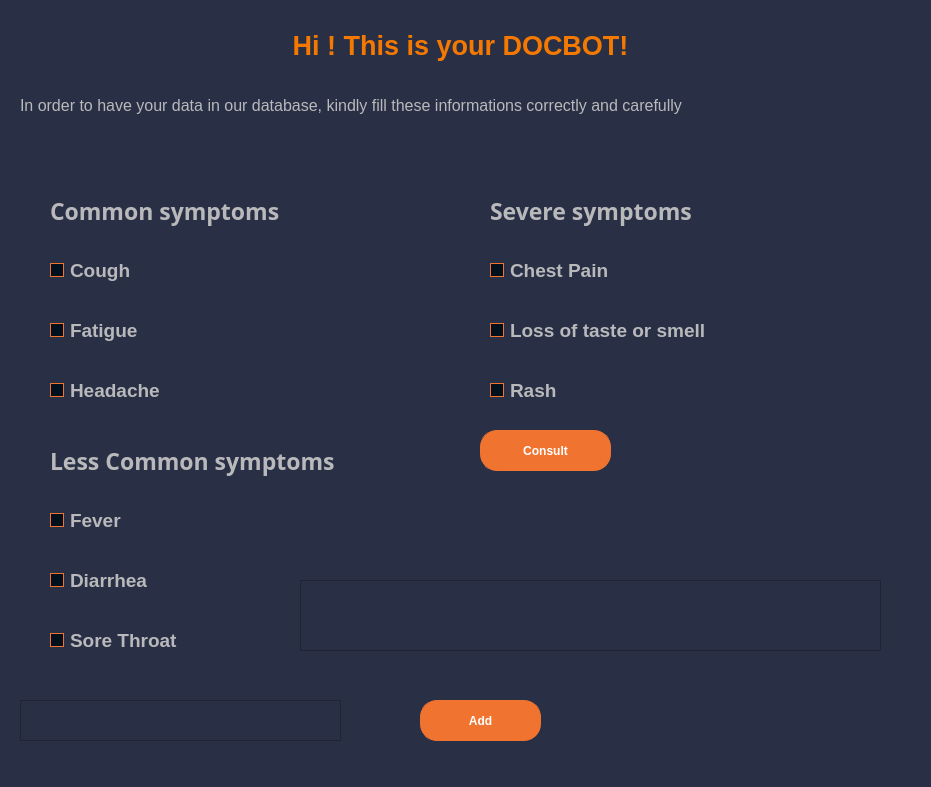
<?xml version="1.0" encoding="UTF-8"?>
<ui version="4.0">
 <class>MainWindow</class>
 <widget class="QMainWindow" name="MainWindow">
  <property name="geometry">
   <rect>
    <x>0</x>
    <y>0</y>
    <width>931</width>
    <height>787</height>
   </rect>
  </property>
  <property name="windowTitle">
   <string>MainWindow</string>
  </property>
  <property name="styleSheet">
   <string notr="true">/*Copyright (c) DevSec Studio. All rights reserved.

MIT License

Permission is hereby granted, free of charge, to any person obtaining a copy
of this software and associated documentation files (the &quot;Software&quot;), to deal
in the Software without restriction, including without limitation the rights
to use, copy, modify, merge, publish, distribute, sublicense, and/or sell
copies of the Software, and to permit persons to whom the Software is
furnished to do so, subject to the following conditions:

The above copyright notice and this permission notice shall be included in all
copies or substantial portions of the Software.

THE SOFTWARE IS PROVIDED *AS IS*, WITHOUT WARRANTY OF ANY KIND, EXPRESS OR
IMPLIED, INCLUDING BUT NOT LIMITED TO THE WARRANTIES OF MERCHANTABILITY,
FITNESS FOR A PARTICULAR PURPOSE AND NONINFRINGEMENT. IN NO EVENT SHALL THE
AUTHORS OR COPYRIGHT HOLDERS BE LIABLE FOR ANY CLAIM, DAMAGES OR OTHER
LIABILITY, WHETHER IN AN ACTION OF CONTRACT, TORT OR OTHERWISE, ARISING FROM,
OUT OF OR IN CONNECTION WITH THE SOFTWARE OR THE USE OR OTHER DEALINGS IN THE SOFTWARE.
*/

/*-----QWidget-----*/
QWidget
{
	background-color: #292f45;
	color: #000000;
	border-color: #000000;

}


/*-----QLabel-----*/
QLabel
{
	background-color: #292f45;
	color: #b9b9bb;
	border-color: #000000;

}


/*-----QPushButton-----*/
QPushButton
{
	background-color: #f0742f;
	color: #fff;
	font-weight: bold;
	border-style: solid;
	border-width: 1px;
	border-radius: 17px;
	border-color: #f0742f;
	padding: 10px;

}


QPushButton::hover
{
	background-color: #fc7c11;
	color: #fff;

}


QPushButton::pressed
{
	background-color: #ff6b35;
	color: #fff;

}


/*-----QToolButton-----*/
QToolButton
{
	background-color: #292f45;
	color: #000000;
	border-style: solid;
	border-color: #000000;

}


QToolButton::hover
{
	background-color: #fc7c11;
	color: #000000;
	padding: 2px;
	border-radius: 15px;
	border-color: #fc7c11;

}


QToolButton::pressed
{
	background-color: #fc7c11;
	color: #000000;
	border-style: solid;
	border-width: 2px;

}


/*-----QLineEdit-----*/
QLineEdit{
	background-color: #292f45;
	color: #b9b9bb;
	font-weight: bold;
	border-style: solid;
	border-width: 2px;
	border-top: 0px;
	border-left: 0px;
	border-right: 0px;
	border-color: #b9b9bb;
	padding: 10px;

}


/*-----QCheckBox-----*/
QCheckBox
{
	background-color: transparent;
	color: #b9b9bb;
	font-weight: bold;

}


QCheckBox::indicator
{
    color: #b1b1b1;
    background-color: #00111d;
    border: 1px solid #f0742f;
    width: 12px;
    height: 12px;

}


QCheckBox::indicator:checked
{
    image:url(&quot;./ressources/check.png&quot;); /*To replace*/
	background-color: #1f2b2b;
    border: 1px solid #f0742f;

}


QCheckBox::indicator:unchecked:hover
{
    border: 1px solid #f0742f;

}


QCheckBox::disabled
{
	color: #656565;

}


QCheckBox::indicator:disabled
{
	background-color: #656565;
	color: #656565;
    border: 1px solid #656565;

}</string>
  </property>
  <widget class="QWidget" name="centralwidget">
   <widget class="QLabel" name="welcome">
    <property name="geometry">
     <rect>
      <x>180</x>
      <y>10</y>
      <width>561</width>
      <height>71</height>
     </rect>
    </property>
    <property name="font">
     <font>
      <pointsize>20</pointsize>
      <weight>75</weight>
      <bold>true</bold>
     </font>
    </property>
    <property name="styleSheet">
     <string notr="true">color: rgb(245, 121, 0);</string>
    </property>
    <property name="text">
     <string>Hi ! This is your DOCBOT!</string>
    </property>
    <property name="alignment">
     <set>Qt::AlignCenter</set>
    </property>
   </widget>
   <widget class="QLabel" name="first_msg">
    <property name="geometry">
     <rect>
      <x>20</x>
      <y>80</y>
      <width>831</width>
      <height>51</height>
     </rect>
    </property>
    <property name="font">
     <font>
      <pointsize>12</pointsize>
     </font>
    </property>
    <property name="text">
     <string>In order to have your data in our database, kindly fill these informations correctly and carefully</string>
    </property>
   </widget>
   <widget class="QLabel" name="fst_name">
    <property name="geometry">
     <rect>
      <x>30</x>
      <y>170</y>
      <width>311</width>
      <height>31</height>
     </rect>
    </property>
    <property name="font">
     <font>
      <family>Waree</family>
      <pointsize>12</pointsize>
      <weight>75</weight>
      <bold>true</bold>
     </font>
    </property>
    <property name="text">
     <string>Please, Enter your first name:</string>
    </property>
   </widget>
   <widget class="QTextEdit" name="fst_name_box">
    <property name="geometry">
     <rect>
      <x>20</x>
      <y>220</y>
      <width>321</width>
      <height>41</height>
     </rect>
    </property>
   </widget>
   <widget class="QPushButton" name="add">
    <property name="geometry">
     <rect>
      <x>420</x>
      <y>700</y>
      <width>121</width>
      <height>41</height>
     </rect>
    </property>
    <property name="text">
     <string>Add</string>
    </property>
   </widget>
   <widget class="QTextEdit" name="lst_name_box">
    <property name="geometry">
     <rect>
      <x>20</x>
      <y>340</y>
      <width>321</width>
      <height>41</height>
     </rect>
    </property>
   </widget>
   <widget class="QLabel" name="lst_name">
    <property name="geometry">
     <rect>
      <x>30</x>
      <y>290</y>
      <width>311</width>
      <height>31</height>
     </rect>
    </property>
    <property name="font">
     <font>
      <family>Waree</family>
      <pointsize>12</pointsize>
      <weight>75</weight>
      <bold>true</bold>
     </font>
    </property>
    <property name="text">
     <string>Last name:</string>
    </property>
   </widget>
   <widget class="QLabel" name="ssn">
    <property name="geometry">
     <rect>
      <x>30</x>
      <y>410</y>
      <width>311</width>
      <height>31</height>
     </rect>
    </property>
    <property name="font">
     <font>
      <family>Waree</family>
      <pointsize>12</pointsize>
      <weight>75</weight>
      <bold>true</bold>
     </font>
    </property>
    <property name="text">
     <string>SSN</string>
    </property>
   </widget>
   <widget class="QTextEdit" name="ssn_box">
    <property name="geometry">
     <rect>
      <x>20</x>
      <y>460</y>
      <width>321</width>
      <height>41</height>
     </rect>
    </property>
   </widget>
   <widget class="QLabel" name="age">
    <property name="geometry">
     <rect>
      <x>30</x>
      <y>530</y>
      <width>311</width>
      <height>31</height>
     </rect>
    </property>
    <property name="font">
     <font>
      <family>Waree</family>
      <pointsize>12</pointsize>
      <weight>75</weight>
      <bold>true</bold>
     </font>
    </property>
    <property name="text">
     <string>Age</string>
    </property>
   </widget>
   <widget class="QTextEdit" name="age_box">
    <property name="geometry">
     <rect>
      <x>20</x>
      <y>580</y>
      <width>321</width>
      <height>41</height>
     </rect>
    </property>
   </widget>
   <widget class="QTextEdit" name="chronic_box">
    <property name="geometry">
     <rect>
      <x>20</x>
      <y>700</y>
      <width>321</width>
      <height>41</height>
     </rect>
    </property>
   </widget>
   <widget class="QLabel" name="chronic">
    <property name="geometry">
     <rect>
      <x>30</x>
      <y>650</y>
      <width>311</width>
      <height>31</height>
     </rect>
    </property>
    <property name="font">
     <font>
      <family>Waree</family>
      <pointsize>12</pointsize>
      <weight>75</weight>
      <bold>true</bold>
     </font>
    </property>
    <property name="text">
     <string>Any Chronic Diseases?</string>
    </property>
   </widget>
   <widget class="QWidget" name="widget" native="true">
    <property name="geometry">
     <rect>
      <x>20</x>
      <y>170</y>
      <width>861</width>
      <height>521</height>
     </rect>
    </property>
    <widget class="QCheckBox" name="cough">
     <property name="geometry">
      <rect>
       <x>30</x>
       <y>80</y>
       <width>371</width>
       <height>41</height>
      </rect>
     </property>
     <property name="font">
      <font>
       <pointsize>14</pointsize>
       <weight>75</weight>
       <bold>true</bold>
      </font>
     </property>
     <property name="text">
      <string>Cough</string>
     </property>
    </widget>
    <widget class="QCheckBox" name="fatigue">
     <property name="geometry">
      <rect>
       <x>30</x>
       <y>140</y>
       <width>371</width>
       <height>41</height>
      </rect>
     </property>
     <property name="font">
      <font>
       <pointsize>14</pointsize>
       <weight>75</weight>
       <bold>true</bold>
      </font>
     </property>
     <property name="text">
      <string>Fatigue</string>
     </property>
    </widget>
    <widget class="QCheckBox" name="headache">
     <property name="geometry">
      <rect>
       <x>30</x>
       <y>200</y>
       <width>371</width>
       <height>41</height>
      </rect>
     </property>
     <property name="font">
      <font>
       <pointsize>14</pointsize>
       <weight>75</weight>
       <bold>true</bold>
      </font>
     </property>
     <property name="text">
      <string>Headache</string>
     </property>
    </widget>
    <widget class="QCheckBox" name="fever">
     <property name="geometry">
      <rect>
       <x>30</x>
       <y>330</y>
       <width>371</width>
       <height>41</height>
      </rect>
     </property>
     <property name="font">
      <font>
       <pointsize>14</pointsize>
       <weight>75</weight>
       <bold>true</bold>
      </font>
     </property>
     <property name="text">
      <string>Fever</string>
     </property>
    </widget>
    <widget class="QCheckBox" name="diarrhea">
     <property name="geometry">
      <rect>
       <x>30</x>
       <y>390</y>
       <width>371</width>
       <height>41</height>
      </rect>
     </property>
     <property name="font">
      <font>
       <pointsize>14</pointsize>
       <weight>75</weight>
       <bold>true</bold>
      </font>
     </property>
     <property name="text">
      <string>Diarrhea</string>
     </property>
    </widget>
    <widget class="QCheckBox" name="throat">
     <property name="geometry">
      <rect>
       <x>30</x>
       <y>450</y>
       <width>371</width>
       <height>41</height>
      </rect>
     </property>
     <property name="font">
      <font>
       <pointsize>14</pointsize>
       <weight>75</weight>
       <bold>true</bold>
      </font>
     </property>
     <property name="text">
      <string>Sore Throat</string>
     </property>
    </widget>
    <widget class="QCheckBox" name="chest">
     <property name="geometry">
      <rect>
       <x>470</x>
       <y>80</y>
       <width>471</width>
       <height>41</height>
      </rect>
     </property>
     <property name="font">
      <font>
       <pointsize>14</pointsize>
       <weight>75</weight>
       <bold>true</bold>
      </font>
     </property>
     <property name="text">
      <string>Chest Pain</string>
     </property>
    </widget>
    <widget class="QLabel" name="common">
     <property name="geometry">
      <rect>
       <x>30</x>
       <y>20</y>
       <width>351</width>
       <height>41</height>
      </rect>
     </property>
     <property name="font">
      <font>
       <family>Ubuntu Mono</family>
       <pointsize>17</pointsize>
       <weight>75</weight>
       <bold>true</bold>
      </font>
     </property>
     <property name="text">
      <string>Common symptoms</string>
     </property>
    </widget>
    <widget class="QLabel" name="less">
     <property name="geometry">
      <rect>
       <x>30</x>
       <y>270</y>
       <width>351</width>
       <height>41</height>
      </rect>
     </property>
     <property name="font">
      <font>
       <family>Ubuntu Mono</family>
       <pointsize>17</pointsize>
       <weight>75</weight>
       <bold>true</bold>
      </font>
     </property>
     <property name="text">
      <string>Less Common symptoms</string>
     </property>
    </widget>
    <widget class="QLabel" name="severe">
     <property name="geometry">
      <rect>
       <x>470</x>
       <y>20</y>
       <width>351</width>
       <height>41</height>
      </rect>
     </property>
     <property name="font">
      <font>
       <family>Ubuntu Mono</family>
       <pointsize>17</pointsize>
       <weight>75</weight>
       <bold>true</bold>
      </font>
     </property>
     <property name="text">
      <string>Severe symptoms</string>
     </property>
    </widget>
    <widget class="QCheckBox" name="taste">
     <property name="geometry">
      <rect>
       <x>470</x>
       <y>140</y>
       <width>471</width>
       <height>41</height>
      </rect>
     </property>
     <property name="font">
      <font>
       <pointsize>14</pointsize>
       <weight>75</weight>
       <bold>true</bold>
      </font>
     </property>
     <property name="text">
      <string>Loss of taste or smell</string>
     </property>
    </widget>
    <widget class="QCheckBox" name="rash">
     <property name="geometry">
      <rect>
       <x>470</x>
       <y>200</y>
       <width>471</width>
       <height>41</height>
      </rect>
     </property>
     <property name="font">
      <font>
       <pointsize>14</pointsize>
       <weight>75</weight>
       <bold>true</bold>
      </font>
     </property>
     <property name="text">
      <string>Rash</string>
     </property>
    </widget>
    <widget class="QTextEdit" name="analysis">
     <property name="geometry">
      <rect>
       <x>280</x>
       <y>410</y>
       <width>581</width>
       <height>71</height>
      </rect>
     </property>
    </widget>
    <widget class="QPushButton" name="Cosult">
     <property name="geometry">
      <rect>
       <x>460</x>
       <y>260</y>
       <width>131</width>
       <height>41</height>
      </rect>
     </property>
     <property name="text">
      <string>Consult</string>
     </property>
    </widget>
   </widget>
  </widget>
 </widget>
 <resources/>
 <connections/>
</ui>
